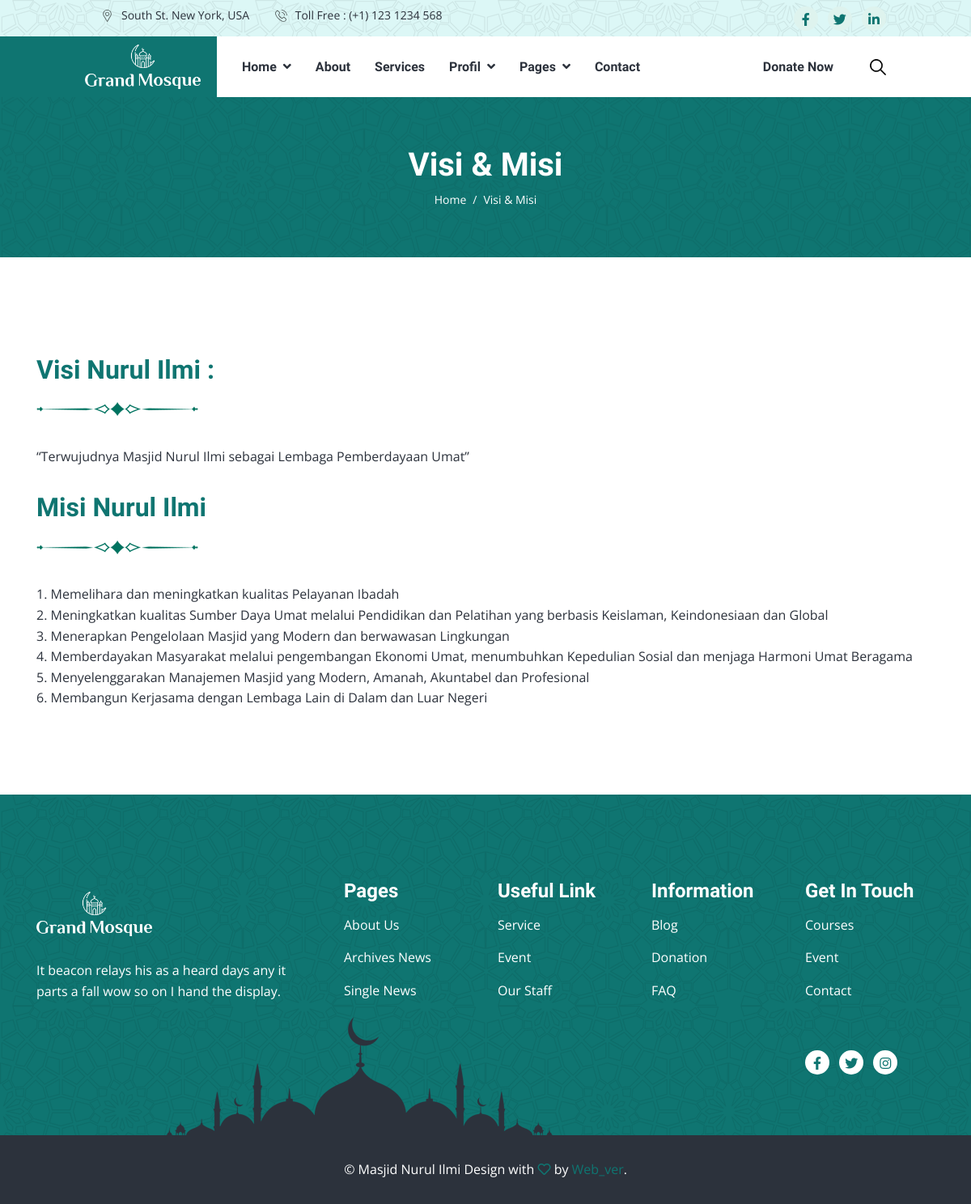
/index.php/visimisi, run on the app's committed database.
### tables this page shows
CREATE TABLE `tbl_visimisi` (
  `id_visi` int(11) NOT NULL,
  `visi` text NOT NULL,
  `misi` text NOT NULL,
  `tanggal` timestamp NOT NULL DEFAULT current_timestamp()
);

### application/controllers/VisiMisi.php (called while the page is built, shortened)
<?php
class VisiMisi extends CI_Controller {
    public function __construct()
	{
		$this->load->model('VisiMisi_model', 'visi');
	}
	public function index()
	{
        $data = [
            'judul' => 'Visi Misi',
            'title' => 'Visi & Misi - Masjid Nurul Ilmi',
            'menu'  => 'visimisi',
            'data_visi' => $this->visi->getDataVisi()
        ];
		$this->load->view('v_visi', $data);
	}
}

### index.php (called while the page is built, shortened)
<?php
require_once BASEPATH.'core/CodeIgniter.php';

### application/models/VisiMisi_model.php (called while the page is built, shortened)
<?php
class VisiMisi_model extends CI_Model {
    public function getDataVisi()
	{
		return $this->db->get('tbl_visimisi')->result_array();
	}
}

### application/views/v_visi.php (the view, shortened to what this page needs)
<!DOCTYPE html>
<html lang="en">
<head>
    <link rel="stylesheet" href="https://cdnjs.cloudflare.com/ajax/libs/font-awesome/6.5.1/css/all.min.css"
 />
    <link rel="stylesheet" href="<?= base_url('frontend/') ?>assets/css/app.min.css">
</head>
<body>
    <header class="header-area">
        <div class="header-top bg-light bg-image-pattern px-xl-8 py-2">
            <div class="container">
                <div class="header-top-wrapper">
                    <ul class="navbar-address list-inline m-0">
                        <li class="list-inline-item"><span class="icon"><img src="assets/images/location-icon.svg"
                                    alt="title"></span>South St. New York, USA</li>
                        <li class="list-inline-item"><span class="icon"><img src="assets/images/phone-icon.svg"
                                    alt="title"></span>Toll Free : (+1) 123 1234 568
                        </li>
                    </ul>
                    <ul class="navbar-social list-inline m-0">
                        <li class="list-inline-item"><a href="https://facebook.com"><i
                                    class="fab fa-facebook-f"></i></a></li>
                        <li class="list-inline-item"><a href="https://twitter.com"><i class="fab fa-twitter"></i></a>
                        </li>
                        <li class="list-inline-item"><a href="https://linkedin.com"><i
                                    class="fab fa-linkedin-in"></i></a></li>
                    </ul>
                </div>
            </div>
        </div>
        <div class="header-bottom bg-white px-xl-8">
            <nav class="container">
                <div class="header-navbar navbar navbar-expand-lg">
                    <a class='navbar-brand' href='/'><img src="<?= base_url('frontend/') ?>assets/images/header-logo.png" alt="images"></a>
                    <div class="collapse navbar-collapse" id="navbar-menu">
                        <nav class="navbar-meanmenu">
                            <ul class="navbar-nav">
                                <li class="nav-item">
                                    <a class='nav-link toogler' href='/'> Home </a>
                                </li>
                                <li class="nav-item"> <a class='nav-link' href='/about'>About</a></li>
                                <li class="nav-item"> <a class='nav-link' href='/service'>Services</a></li>
                                <li class="nav-item">
                                    <a class='nav-link toogler' href='/blog'> Profil </a>
                                </li>
                                <li class="nav-item">
                                    <a class="nav-link toogler" href="#"> Pages </a>
                                </li>
                                <li class="nav-item"> <a class='nav-link' href='/contact'>Contact</a></li>
                            </ul>
                        </nav>
                        <ul class="navbar-nav align-items-center ms-auto">
                            <li class="nav-item"> <a class='nav-link me-4' href='/campaign'>Donate Now</a></li>
                            <li class="nav-item"> <a class="search-toggler" href="#"><img src="assets/images/loupe.png"
                                        alt="title"></a>
                            </li>
                        </ul>
                    </div>
                </div>
            </nav>
        </div>
    </header>
    <div class="page-title-area py-lg-6 py-5 bg-image-pattern">
    <div class="container">
    <div class="page-title-wrapper text-center">
      <h1 class="text-white mb-2">Visi & Misi</h1>
      <nav class="page-breadcrumb">
        <ol class="breadcrumb">
          <li class="breadcrumb-item"><a href='<?= base_url('home') ?>'>Home</a></li>
          <li class="breadcrumb-item active">Visi & Misi</li>
        </ol>
      </nav>
    </div>
    </div>
  </div>
    <div id="about" class="about-area pt-lg-10 pt-8">
        <div class="container">
            <div class="row align-items-center">
                <div class="text-center text-md-start col-md-12">
                    <div class="section-title mb-4">
                        <h2 class="text-primary">Visi Nurul Ilmi : </h2>
                    </div>
                    <?php foreach($data_visi as $vm) : ?>
                    <p>
                        <?= $vm['visi']; ?>
                    </p>
                    <?php endforeach; ?>
                </div>
                <div class="text-center text-md-start col-md-12 pt-3">
                    <div class="section-title mb-4">
                        <h2 class="text-primary">Misi Nurul Ilmi</h2>
                    </div>
                    <?php foreach($data_visi as $vm) : ?>
                    <p>
                        <?= $vm['misi']; ?>
                    </p>
                    <?php endforeach; ?>
                </div>
            </div>
        </div>
    </div>
</body>
</html>

### data on the page
tbl_visimisi: visi "“Terwujudnya Masjid Nurul Ilmi sebagai Lembaga Pemberdayaan Umat”", misi "1. Memelihara dan meningkatkan kualitas Pelayanan Ibadah 2. Meningkatkan kualitas Sumber Daya Umat melalui Pendidikan dan Pelatihan yang berbasis Keislaman, Keindonesiaan dan Global 3. Menerapkan Pengelolaan Masjid yang Modern dan berwawasan Lingkungan 4. Memberdayakan Masyarakat melalui pengembangan Ekonomi Umat, menumbuhkan Kepedulian Sosial dan menjaga Harmoni Umat Beragama 5. Menyelenggarakan Manajemen Masjid yang Modern, Amanah, Akuntabel dan Profesional 6. Membangun Kerjasama dengan Lembaga Lain di Dalam dan Luar Negeri"
